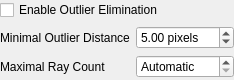
<?xml version="1.0" encoding="UTF-8"?>
<ui version="4.0">
 <class>CCircleFinderParamsGuiComp</class>
 <widget class="QWidget" name="CCircleFinderParamsGuiComp">
  <property name="geometry">
   <rect>
    <x>0</x>
    <y>0</y>
    <width>226</width>
    <height>80</height>
   </rect>
  </property>
  <property name="windowTitle">
   <string>Form</string>
  </property>
  <layout class="QVBoxLayout" name="verticalLayout_3">
   <property name="margin">
    <number>0</number>
   </property>
   <item>
    <widget class="QCheckBox" name="EnableOutliersElimination">
     <property name="text">
      <string>Enable Outlier Elimination</string>
     </property>
    </widget>
   </item>
   <item>
    <layout class="QHBoxLayout" name="horizontalLayout">
     <item>
      <layout class="QVBoxLayout" name="verticalLayout">
       <item>
        <widget class="QLabel" name="MinOutliersDistanceLabel">
         <property name="sizePolicy">
          <sizepolicy hsizetype="Maximum" vsizetype="Preferred">
           <horstretch>0</horstretch>
           <verstretch>0</verstretch>
          </sizepolicy>
         </property>
         <property name="text">
          <string>Minimal Outlier Distance</string>
         </property>
        </widget>
       </item>
       <item>
        <widget class="QLabel" name="label_4">
         <property name="sizePolicy">
          <sizepolicy hsizetype="Maximum" vsizetype="Preferred">
           <horstretch>0</horstretch>
           <verstretch>0</verstretch>
          </sizepolicy>
         </property>
         <property name="text">
          <string>Maximal Ray Count</string>
         </property>
        </widget>
       </item>
      </layout>
     </item>
     <item>
      <layout class="QVBoxLayout" name="verticalLayout_2">
       <item>
        <widget class="QDoubleSpinBox" name="MinOutliersDistance">
         <property name="suffix">
          <string> pixels</string>
         </property>
         <property name="minimum">
          <double>0.100000000000000</double>
         </property>
         <property name="maximum">
          <double>100.000000000000000</double>
         </property>
         <property name="value">
          <double>5.000000000000000</double>
         </property>
        </widget>
       </item>
       <item>
        <widget class="QSpinBox" name="MaxRaysCount">
         <property name="specialValueText">
          <string>Automatic</string>
         </property>
         <property name="minimum">
          <number>2</number>
         </property>
         <property name="maximum">
          <number>1000</number>
         </property>
         <property name="value">
          <number>2</number>
         </property>
        </widget>
       </item>
      </layout>
     </item>
    </layout>
   </item>
   <item>
    <spacer name="verticalSpacer">
     <property name="orientation">
      <enum>Qt::Vertical</enum>
     </property>
     <property name="sizeHint" stdset="0">
      <size>
       <width>20</width>
       <height>40</height>
      </size>
     </property>
    </spacer>
   </item>
  </layout>
 </widget>
 <resources/>
 <connections>
  <connection>
   <sender>EnableOutliersElimination</sender>
   <signal>toggled(bool)</signal>
   <receiver>MinOutliersDistanceLabel</receiver>
   <slot>setVisible(bool)</slot>
   <hints>
    <hint type="sourcelabel">
     <x>33</x>
     <y>11</y>
    </hint>
    <hint type="destinationlabel">
     <x>64</x>
     <y>40</y>
    </hint>
   </hints>
  </connection>
  <connection>
   <sender>EnableOutliersElimination</sender>
   <signal>toggled(bool)</signal>
   <receiver>MinOutliersDistance</receiver>
   <slot>setVisible(bool)</slot>
   <hints>
    <hint type="sourcelabel">
     <x>137</x>
     <y>10</y>
    </hint>
    <hint type="destinationlabel">
     <x>228</x>
     <y>37</y>
    </hint>
   </hints>
  </connection>
 </connections>
</ui>
